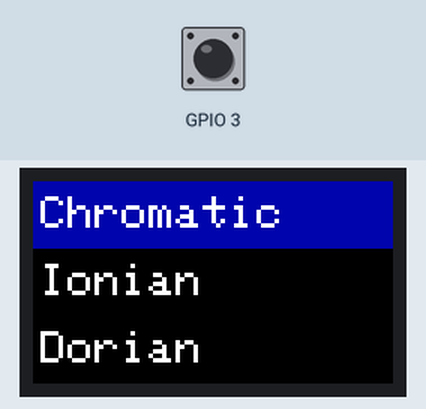
A sketch run on a simulated ESP8266 (NodeMCU). Parts: 240×135 colour display. The test bench sets the inputs (shaded band); at power-on: GPIO 3 HIGH. What the sketch prints to the serial monitor is not drawn.

Above: at 0.4 s.

The sketch:

ScreenTestAdafruit4383.ino
```cpp
#include <Adafruit_GFX.h>    // Core graphics library
#include <Adafruit_ST7735.h> // Hardware-specific library for ST7735
#include <Adafruit_ST7789.h> // Hardware-specific library for ST7789
#include <SPI.h>

#if defined(ARDUINO_FEATHER_ESP32) // Feather Huzzah32
#define TFT_CS         14
#define TFT_RST        15
#define TFT_DC         32

#elif defined(ESP8266)
#define TFT_CS         4
#define TFT_RST        16
#define TFT_DC         5

#else
// For the breakout board, you can use any 2 or 3 pins.
// These pins will also work for the 1.8" TFT shield.
#define TFT_CS        18
#define TFT_RST        19 // Or set to -1 and connect to Arduino RESET pin
#define TFT_DC         20
#endif

Adafruit_ST7789 tft = Adafruit_ST7789(TFT_CS, TFT_DC, TFT_RST);

byte currentMenu = 0;
byte firstMenuItemIndex = 0;
byte currentSelectorPosition = 0;

byte selectedItemBackground = 0x1335;
byte menuTextSize = 3;
byte menuItemOffset = 45;

void changeSetting(byte setting, byte value) {
  Serial.println("Changing setting");
  navigateToSubmenu(0);
}

void navigateToSubmenu(byte target) {
  currentMenu = target;
  firstMenuItemIndex = 0;
  currentSelectorPosition = 0;
}

void changeScale(int scale) {
  Serial.println("Changing scale");
  navigateToSubmenu(0);
}

class Menu {
  public:
    const char* menuName;
    byte submenuTarget;
    void(*onAction)(byte target);
    Menu(const char* menuName, byte submenuTarget, void(*onAction)(byte target)) {
      this -> menuName = menuName;
      this -> submenuTarget = submenuTarget;
      this -> onAction = onAction;
    }
};
#define settingsLength 3
#define sensorLength 4
#define scaleLength 13

Menu settingsMenuItems[settingsLength] = {
  Menu("Sensor Mode", 1, navigateToSubmenu),
  Menu("Scale", 2, navigateToSubmenu),
  Menu("Config", 2, navigateToSubmenu)
};

Menu sensorModeMenuItems[sensorLength] = {
  Menu("Velocity", 0, changeSetting),
  Menu("Mod Wheel", 0, changeSetting),
  Menu("Pitch Bend", 0, changeSetting),
  Menu("Octave Shift", 0, changeSetting)
};

Menu scaleMenuItems[scaleLength] = {
  Menu("Chromatic", 0, changeScale),
  Menu("Ionian", 0, changeScale),
  Menu("Dorian", 0, changeScale),
  Menu("Phryigian", 0, changeScale),
  Menu("Lydian", 0, changeScale),
  Menu("Mixolydian", 0, changeScale),
  Menu("Aeolian", 0, changeScale),
  Menu("Locrian", 0, changeScale),
  Menu("Melodic Minor", 0, changeScale),
  Menu("Penta. Maj.", 0, changeScale),
  Menu("Penta. Min.", 0, changeScale),
  Menu("Wh. T. 2, 1", 0, changeScale),
  Menu("Wh. T. 1, 2", 0, changeScale),
};
Menu* allMenus[3] = {settingsMenuItems, sensorModeMenuItems, scaleMenuItems};
byte menuLengths[3] = {settingsLength, sensorLength, scaleLength};

byte arraySize = menuLengths[currentMenu];

boolean lastButtonState1 = false;
boolean newButtonState1 = false;

boolean lastButtonState2 = false;
boolean newButtonState2 = false;

boolean lastButtonState3 = false;
boolean newButtonState3 = false;

void setup() {
  Serial.begin(9600);
  pinMode(3, INPUT_PULLUP);
  pinMode(4, INPUT_PULLUP);
  pinMode(5, INPUT_PULLUP);
  tft.init(135, 240);
  tft.setRotation(1);
  drawMenu(ST77XX_WHITE);
}

void drawSelector() {
  tft.fillRect(0, currentSelectorPosition, 240, 45, selectedItemBackground);
  tft.drawRect(0, currentSelectorPosition, 240, 45, selectedItemBackground);
}

void drawBackground(uint16_t color) {
  tft.fillRect(-1, -1, 242, 137, color);
  tft.drawRect(-1, -1, 242, 137, color);
}

byte getIndexOfFirstShownElement() {
  return firstMenuItemIndex + 2 <= arraySize ?  firstMenuItemIndex  : arraySize - 3;
}

void drawMenu(uint16_t color) {
  drawBackground(ST77XX_BLACK);
  drawSelector();
  byte offsetCounter = 0;
  byte indexOfFirstShownElement = getIndexOfFirstShownElement();

  for (byte i = indexOfFirstShownElement; i < arraySize; i++) {
    tft.setCursor(5, offsetCounter * menuItemOffset + 10);
    tft.setTextColor(color);
    tft.setTextSize(menuTextSize);
    tft.print(allMenus[currentMenu][i].menuName);
    offsetCounter++;
  }
}

byte getSelectedItemIndex() {
  byte cursorPosition = currentSelectorPosition / menuItemOffset;
  byte indexOfFirstShownElement = getIndexOfFirstShownElement();
  return cursorPosition + indexOfFirstShownElement;
}

void loop() {
  newButtonState1 = digitalRead(5);
  if (newButtonState1 != lastButtonState1) {
    if (newButtonState1) {
      if (currentSelectorPosition == menuItemOffset * 2 && firstMenuItemIndex < arraySize - 3) {
        firstMenuItemIndex++;
      }

      if (currentSelectorPosition < menuItemOffset * 2) {
        currentSelectorPosition += menuItemOffset;
      }

      drawMenu(ST77XX_WHITE);
    }

    lastButtonState1 = newButtonState1;
  }

  newButtonState2 = digitalRead(4);
  if (newButtonState2 != lastButtonState2) {
    if (newButtonState2) {
      Menu currentItem = allMenus[currentMenu][getSelectedItemIndex()];
      //Serial.println(allMenus[currentMenu][getSelectedItemIndex()].menuName);
      currentItem.onAction(currentItem.submenuTarget);
      arraySize = menuLengths[currentMenu];
      Serial.println("target" + String(currentItem.submenuTarget));
      Serial.println(arraySize);
      drawMenu(ST77XX_WHITE);
    }

    lastButtonState2 = newButtonState2;
  }


  newButtonState3 = digitalRead(3);
  if (newButtonState3 != lastButtonState3) {
    if (newButtonState3) {
      if (currentSelectorPosition == 0 && firstMenuItemIndex > 0) {
        firstMenuItemIndex--;
      }

      if (currentSelectorPosition > 0) {
        currentSelectorPosition -= menuItemOffset;
      }

      drawMenu(ST77XX_WHITE);
    }
    lastButtonState3 = newButtonState3;
  }
}
```
